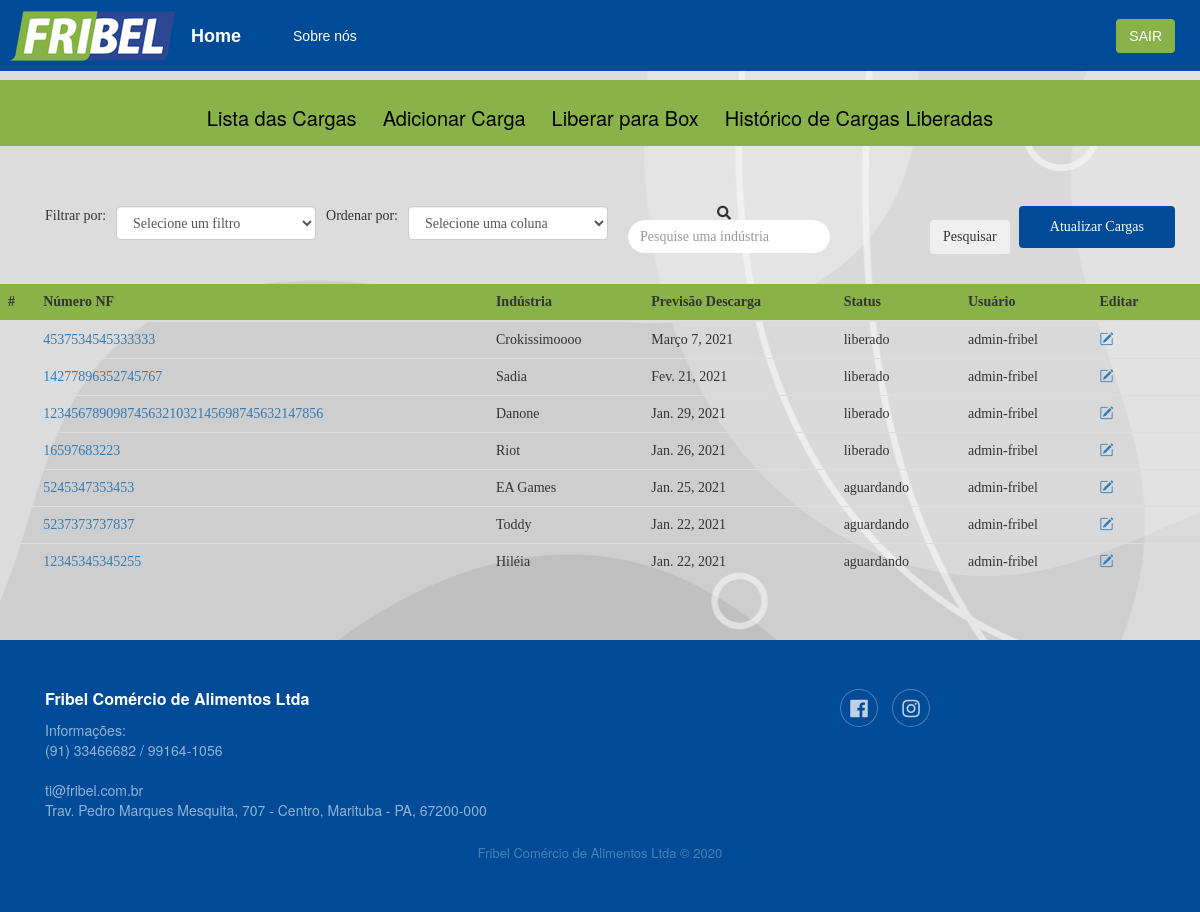
The app's page /acompanhamento/admin-fribel (signed in), older data.
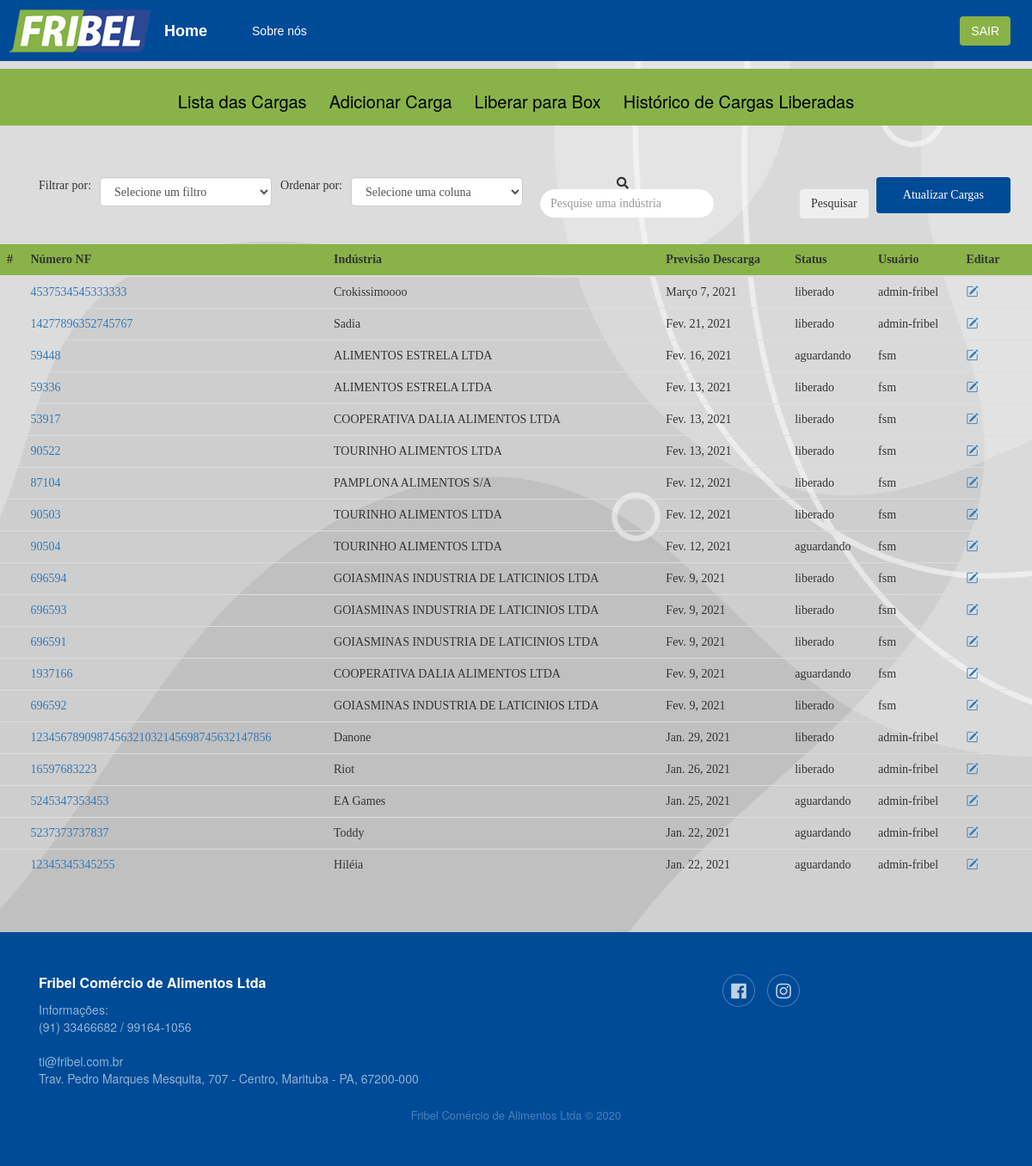
The same page, newer data.
### core/models.py (models this page shows, shortened)
class Carga(models.Model):
    STATUS = (
        ('liberado', 'Liberado'),
        ('aguardando', 'Aguardando')
    )
    dia_chegada = models.DateField('Dia da chegada',blank=True)
    numero_nf = models.CharField('Numero NF', max_length=45)
    industria = models.CharField('Industria', max_length=40)
    dia_descarga = models.DateField('Dia da descarga')
    user_ERP = models.CharField(max_length=30, blank=True)
    user = models.ForeignKey(User, on_delete=models.CASCADE)
    status = models.CharField('Status', max_length=15, choices=STATUS)
    tipo_entrada = models.CharField(max_length=20, blank=True)
    Produto = models.CharField(max_length=40, blank=True)
    QTD = models.CharField(max_length=10, blank=True)
    UN = models.CharField(max_length=12, blank=True)
    movimentacao = models.CharField(max_length=20, blank=True)
    frete = models.CharField(max_length=10, blank=True)
    observacao = models.CharField(max_length=500, blank=True)
    box = models.CharField('Box', max_length=20, blank=True)
    valor_carga = models.CharField(max_length=12, blank=True)
    numero_transacao = models.CharField(max_length=10, blank=True)
    created_at = models.DateTimeField(auto_now_add=True)
    update_at = models.DateTimeField(auto_now=True)
    finalizada = models.BooleanField(default=False)
    cor = models.CharField('cor', max_length=8)
    is_ERP=models.BooleanField(default=False)

### core/views.py (the view)
# urls.py: path('acompanhamento/<str:usuario>', views.acompanhamento_carga,
@login_required(login_url='/')
def acompanhamento_carga(request, usuario):
    print(usuario)
    now = datetime.now()
    usuario = User.objects.get(username=usuario)
    cargas_erp(usuario)
    acomp = 'acomp'
    search = request.GET.get('search')
    tipo_user = Tipo_user.objects.get(user_tipo=int(usuario.id))
    filter = request.GET.get('filter')
    ordenador = request.GET.get('ordenador')
    if filter:
        cargas = Carga.objects.filter(status=filter)
    elif ordenador:
        cargas = Carga.objects.all().order_by(ordenador)
    elif search:
        cargas = Carga.objects.filter(industria__icontains=search.strip())
    else:
        cargas = Carga.objects.all().order_by('-dia_descarga')
    cargas_do_dia=Carga.objects.filter(dia_descarga=now)
    for carga in cargas_do_dia:
        carga.cor='#f1f1f1'
        carga.save()
    return render(request, 'core/acomp.html', {'usuario': usuario,
                                               'acomp': acomp,
                                               'cargas': cargas,
                                               'tamanho': len(cargas),
                                               'tipo_user': tipo_user,
                                               })

### core/conection_bd.py (called while the page is built)
def conexao_bd():
    connection = cx_Oracle.connect("FRIBEL", "FG2hu3DV4T",
                                   "(DESCRIPTION =(ADDRESS_LIST =(ADDRESS = \
                                    (PROTOCOL = TCP)(HOST = 192.168.0.150) \
                                    (PORT = 1521))) \
                                    (CONNECT_DATA =(SID = WINT)))")
    return(connection)

### core/views.py (called while the page is built, shortened)
def cargas_erp(usuario):
    try:
        cargas = consulta_bd_cargas_em_aberto()
    except :
      print(" ERRO FATAL! Não foi carregada nenhuma carga do ERP por conta da conexão do banco só ser possivel acessar na intranet.")

### core/templates/core/acomp.html (shortened to what this page needs)
{% extends 'base.html' %}
{% block content %}
<div class="conteiner" style="font-family: 'Times New Roman', Times, serif;">
  <div id = "conjuntoOpcoes" class="row pand1">
    <span>Filtrar por:</span>
    <select name="filter" id="filter" class="form-control">
      <option value="" selected disabled>Selecione um filtro</option>
    </select>
    <span>Ordenar por:</span>
    <select name="ordenador" id="ordenador" class="form-control">
      <option value="" selected disabled>Selecione uma coluna</option>
    </select>
    <form method="GET" id="campoBusca" class="form-inline mr-auto" target="_self">
        <div class="form-group">
          <label for="search-field">
            <i class="fa fa-search"></i>
          </label>
          <input class="form-control search-field" type="text" name="search" id="search_field" placeholder="Pesquise uma indústria">
          <button id="btnSearch" class="btn btnSearch" type="submit">Pesquisar</button>
        </div>
    </form>
    <a class="btnaddcarga" href=""><button type="button" id="btn_refresh" onclick="atualizarCargas()" class="btn bt1">Atualizar Cargas</button></a>
  </div>
  <div id="table">
    <table id="tabela_cargas" class="table table-hover">
      <thead>
        <tr id="tr-color">
          <th scope="col">#</th>
          <th scope="col">Número NF</th>
          <th scope="col">Indústria</th>
          <th scope="col">Previsão Descarga</th>
          <th scope="col">Status</th>
          <th scope="col">Usuário</th>
          <th scope="col">Editar</th>
          {% if tipo_user.tipo_user == 'Diretoria' %}
            <th scope="col">Liberar</th>
          {% else %}
            <th> </th>
          {% endif %}
        </tr>
      </thead>
      <tbody >
        {% for carga in cargas %}
            <td style="background:{{carga.cor}}"> </td>
            <td style="background:{{carga.cor}};size: 15px; color: black;" ><a href="\acompanhamento/informacoes_cargas/{{carga.id}}">{{carga.numero_nf}}</a></td>
            <td style="background:{{carga.cor}}">{{carga.industria}}</td>
            <td style="background:{{carga.cor}}">{{carga.dia_descarga}}</td>
            <td style="background:{{carga.cor}}">{{carga.status}}</td>
            <td style="background:{{carga.cor}}">{{carga.user}}
            <th scope="row" class="coluna_func" style="background:{{carga.cor}}">
              <a class="btnEditar " href="{% url 'editar-carga' carga.id %}"><i class="bi bi-pencil-square"></i></a>
            </th>
            {% if tipo_user.tipo_user == 'Diretoria' and carga.status == 'aguardando'  %}
              <th scope="row" style="background:{{carga.cor}}"><a href="liberarCarga/{{carga.id}}"><button type="button" class="btn bt2 ">Liberar</button></a></th>
            {% else %}
            <td  style="background:{{carga.cor}}">                </td>
            {% endif %}
        {% endfor %}
      </tbody>
    </table>
  </div>
</div>
{% endblock %}

Row changes from the older to the newer data that the page shows:
added Carga: numero_nf "59448", industria "ALIMENTOS ESTRELA LTDA", dia_descarga "Fev. 16, 2021", status "aguardando", user "fsm"
added Carga: numero_nf "59336", industria "ALIMENTOS ESTRELA LTDA", dia_descarga "Fev. 13, 2021", status "liberado", user "fsm"
added Carga: numero_nf "53917", industria "COOPERATIVA DALIA ALIMENTOS LTDA", dia_descarga "Fev. 13, 2021", status "liberado", user "fsm"
added Carga: numero_nf "90522", industria "TOURINHO ALIMENTOS LTDA", dia_descarga "Fev. 13, 2021", status "liberado", user "fsm"
added Carga: numero_nf "87104", industria "PAMPLONA ALIMENTOS S/A", dia_descarga "Fev. 12, 2021", status "liberado", user "fsm"
added Carga: numero_nf "90503", industria "TOURINHO ALIMENTOS LTDA", dia_descarga "Fev. 12, 2021", status "liberado", user "fsm"
added Carga: numero_nf "90504", industria "TOURINHO ALIMENTOS LTDA", dia_descarga "Fev. 12, 2021", status "aguardando", user "fsm"
added Carga: numero_nf "696594", industria "GOIASMINAS INDUSTRIA DE LATICINIOS LTDA", dia_descarga "Fev. 9, 2021", status "liberado", user "fsm"
added Carga: numero_nf "696593", industria "GOIASMINAS INDUSTRIA DE LATICINIOS LTDA", dia_descarga "Fev. 9, 2021", status "liberado", user "fsm"
added Carga: numero_nf "696591", industria "GOIASMINAS INDUSTRIA DE LATICINIOS LTDA", dia_descarga "Fev. 9, 2021", status "liberado", user "fsm"
added Carga: numero_nf "1937166", industria "COOPERATIVA DALIA ALIMENTOS LTDA", dia_descarga "Fev. 9, 2021", status "aguardando", user "fsm"
added Carga: numero_nf "696592", industria "GOIASMINAS INDUSTRIA DE LATICINIOS LTDA", dia_descarga "Fev. 9, 2021", status "liberado", user "fsm"
